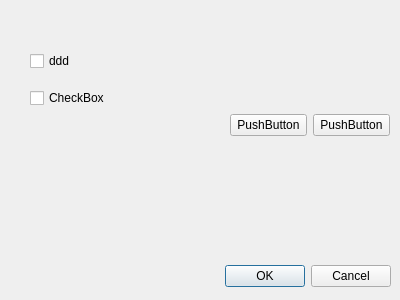
<?xml version="1.0" encoding="UTF-8"?>
<ui version="4.0">
 <class>Dialog</class>
 <widget class="QDialog" name="Dialog">
  <property name="geometry">
   <rect>
    <x>0</x>
    <y>0</y>
    <width>400</width>
    <height>300</height>
   </rect>
  </property>
  <property name="windowTitle">
   <string>Dialog</string>
  </property>
  <widget class="QDialogButtonBox" name="buttonBox">
   <property name="geometry">
    <rect>
     <x>50</x>
     <y>260</y>
     <width>341</width>
     <height>32</height>
    </rect>
   </property>
   <property name="orientation">
    <enum>Qt::Horizontal</enum>
   </property>
   <property name="standardButtons">
    <set>QDialogButtonBox::Cancel|QDialogButtonBox::Ok</set>
   </property>
  </widget>
  <widget class="QWidget" name="gridLayoutWidget">
   <property name="geometry">
    <rect>
     <x>30</x>
     <y>40</y>
     <width>160</width>
     <height>80</height>
    </rect>
   </property>
   <layout class="QGridLayout" name="gridLayout">
    <item row="0" column="0">
     <widget class="QCheckBox" name="checkBox">
      <property name="text">
       <string>ddd</string>
      </property>
     </widget>
    </item>
    <item row="1" column="0">
     <widget class="QCheckBox" name="checkBox_2">
      <property name="text">
       <string>CheckBox</string>
      </property>
     </widget>
    </item>
   </layout>
  </widget>
  <widget class="QWidget" name="horizontalLayoutWidget">
   <property name="geometry">
    <rect>
     <x>230</x>
     <y>110</y>
     <width>160</width>
     <height>31</height>
    </rect>
   </property>
   <layout class="QHBoxLayout" name="horizontalLayout">
    <item>
     <widget class="QPushButton" name="pushButton_3">
      <property name="text">
       <string>PushButton</string>
      </property>
     </widget>
    </item>
    <item>
     <widget class="QPushButton" name="pushButton_2">
      <property name="text">
       <string>PushButton</string>
      </property>
     </widget>
    </item>
   </layout>
  </widget>
 </widget>
 <resources/>
 <connections>
  <connection>
   <sender>buttonBox</sender>
   <signal>accepted()</signal>
   <receiver>Dialog</receiver>
   <slot>accept()</slot>
   <hints>
    <hint type="sourcelabel">
     <x>248</x>
     <y>254</y>
    </hint>
    <hint type="destinationlabel">
     <x>157</x>
     <y>274</y>
    </hint>
   </hints>
  </connection>
  <connection>
   <sender>buttonBox</sender>
   <signal>rejected()</signal>
   <receiver>Dialog</receiver>
   <slot>reject()</slot>
   <hints>
    <hint type="sourcelabel">
     <x>316</x>
     <y>260</y>
    </hint>
    <hint type="destinationlabel">
     <x>286</x>
     <y>274</y>
    </hint>
   </hints>
  </connection>
 </connections>
</ui>
